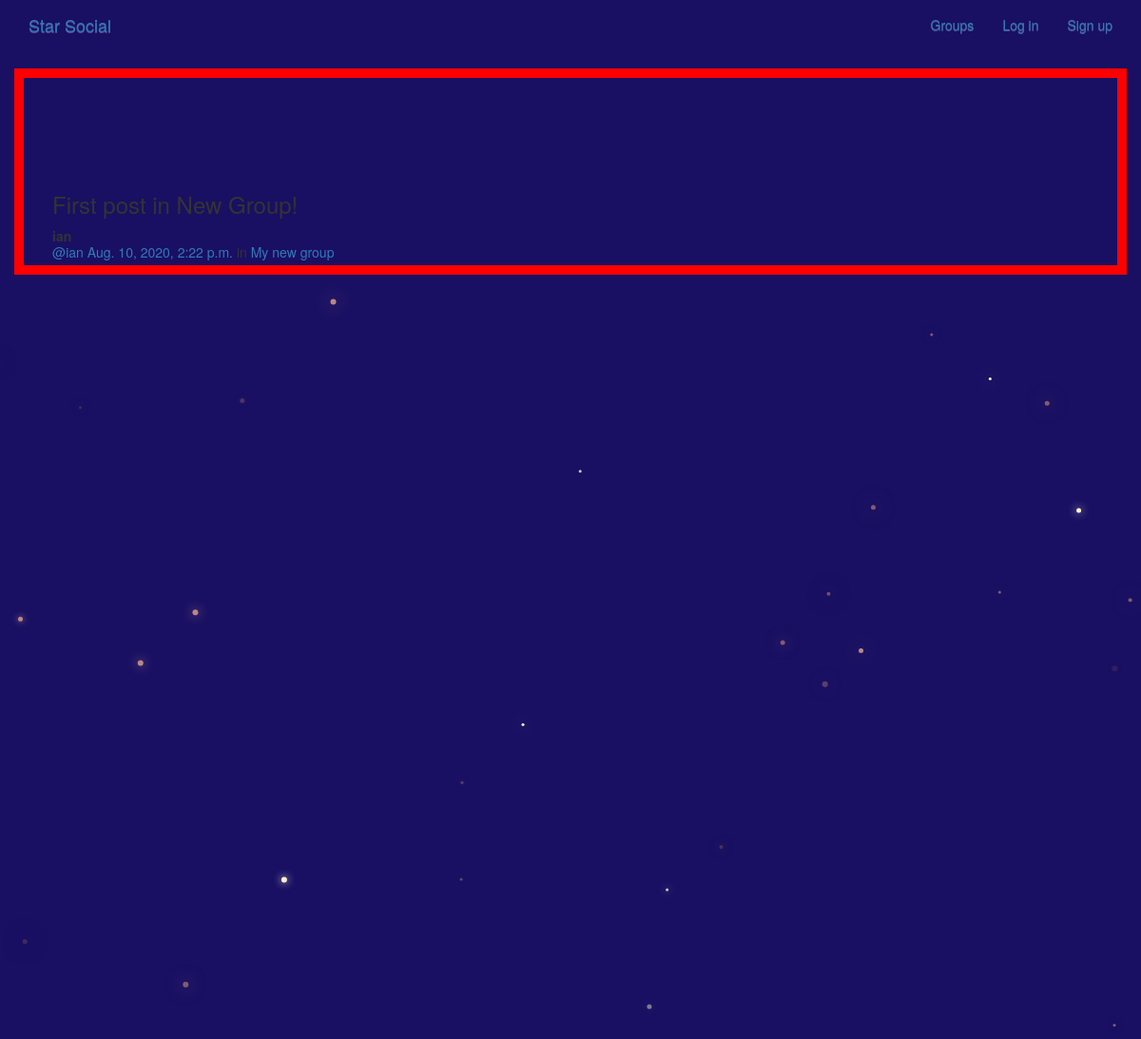
Screenshot of /posts/by/ian/6/ with the database file from the repository.
### posts/models.py (models this page shows, shortened)
class Post(models.Model):
    user = models.ForeignKey(User, related_name="posts",
                             on_delete=models.CASCADE)
    created_at = models.DateTimeField(auto_now=True)
    message = models.TextField()
    message_html = models.TextField(editable=False)
    group = models.ForeignKey(
        Group, related_name="posts", null=True, blank=True, on_delete=models.CASCADE)
    class Meta:
        ordering = ["-created_at"]
        unique_together = ["user", "message"]

### groups/models.py (models this page shows, shortened)
class Group(models.Model):
    name = models.CharField(max_length=255, unique=True)
    slug = models.SlugField(allow_unicode=True, unique=True)
    description = models.TextField(blank=True, default='')
    description_html = models.TextField(editable=False, default='', blank=True)
    members = models.ManyToManyField(User, through="GroupMember")
    class Meta:
        ordering = ["name"]

### posts/views.py (the view)
class PostDetail(SelectRelatedMixin, generic.DetailView):
    model = models.Post
    select_related = ("user", "group")
    def get_queryset(self):
        queryset = super().get_queryset()
        return queryset.filter(
            user__username__iexact=self.kwargs.get("username")
        )

### posts/templates/posts/post_detail.html
{% extends "posts/post_base.html" %}
{% block post_content %}
<div class="col-md-8">
    {% include "posts/_post.html" %}
</div>
{% endblock %}

### posts/templates/posts/_post.html (shortened to what this page needs)
<div class="post media">
	<h3>{{ post.message_html|safe }}</h3>
	<div class="media-body">
		<strong>{{ post.user.username }}</strong>
		<h5 class="media-heading">
			<span class="username"><a href="{% url 'posts:for_user' username=post.user.username %}">@{{ post.user.username }}</a></span>
			<time class="time"><a href="{% url 'posts:single' username=post.user.username pk=post.pk %}">{{ post.created_at }}</a></time>
			{% if post.group %}
			<span class="group-name">in <a href="#">{{ post.group.name }}</a></span>
			{% endif %}
		</h5>
	</div>
</div>

### static/css/master.css (style rules this page uses)
html, body { height: 100%; width: 100%; overflow: hidden; background: #191063; margin: 0; }

### rows the page displays
Post: message_html "First post in New Group!", user.username "ian", created_at "Aug. 10, 2020, 2:22 p.m.", group.name "My new group"
